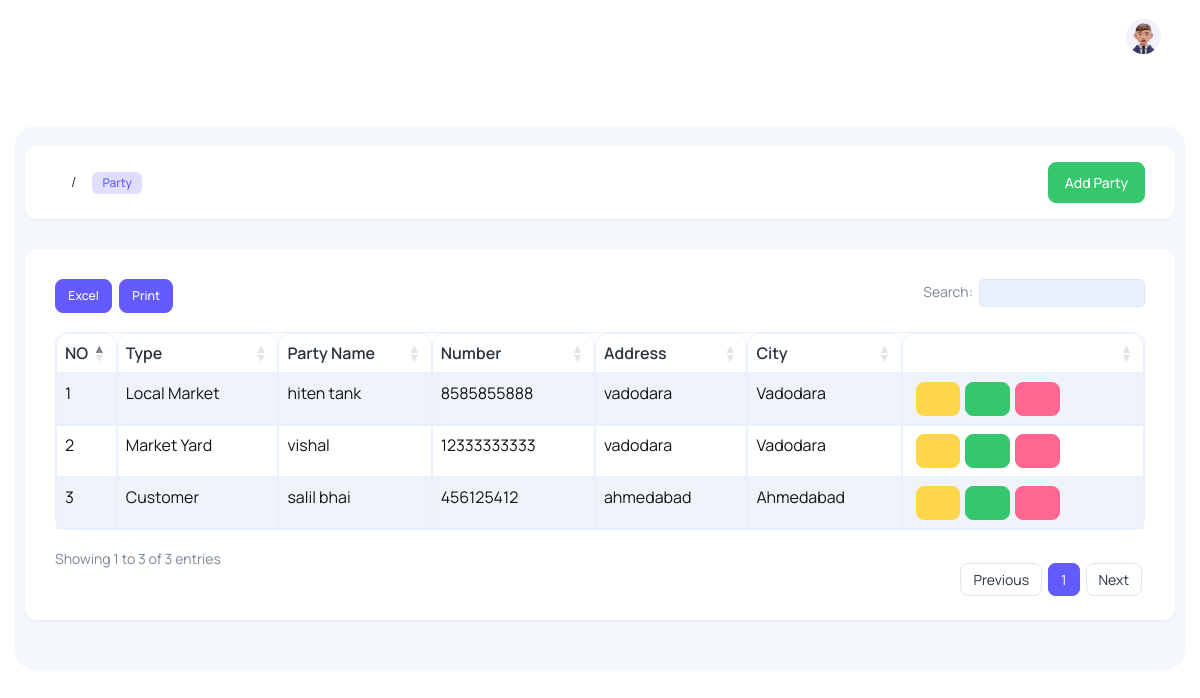
/Party (signed in), run on the app's committed database.
### main/models.py (models this page shows)
class PartyModel(models.Model):
    user = models.CharField(max_length=100,null=True, blank=True)
    PartyName = models.CharField(max_length=100)
    Number = models.CharField(max_length=100, null=True, blank=True)
    Address = models.TextField()
    GSTNo = models.CharField(max_length=100)
    Email = models.CharField(max_length=100, null=True, blank=True)
    City = models.CharField(max_length=100, null=True, blank=True)
    Type = models.CharField(max_length=100,null=True, blank=True)
    TypeofPayment = models.CharField(max_length=100,null=True, blank=True)
    Debited = models.CharField(default='0',max_length=100,null=True, blank=True)
    Cedited = models.CharField(default='0',max_length=100,null=True, blank=True)

### main/views.py (the view)
# urls.py: path('Party',views.Party,name="Party"),
@login_required(login_url='Login')
def Party(request):
    if is_admin(request.user):
        data=PartyModel.objects.filter(user=request.user)
        return render(request,'admin/party.html',{'data':data})
    if is_user(request.user):
        data=PartyModel.objects.filter(user=request.user)
        return render(request,'party.html',{'data':data})

### main/views.py (called while the page is built)
def is_admin(user):
    data=User.objects.filter(is_superuser=True)
    for i in data:
        if str(i.username) == str(user):
            return True

### main/templates/admin/party.html (shortened to what this page needs)
﻿{% extends 'admin/main.html' %}
{% load static %}
{% block content %}
<div class="body-wrapper">
  <div class="container-fluid" style="margin-top: 20px !important;">
    <div class="card card-body py-3">
      <div class="row align-items-center">
        <div class="col-12">
          <div class="d-flex align-items-center justify-space-between">
            <nav aria-label="breadcrumb" class="">
              <ol class="breadcrumb">
                <li class="breadcrumb-item" aria-current="page">
                  <span class="badge fw-medium fs-2 bg-primary-subtle text-primary">
                    Party
                  </span>
                </li>
              </ol>
            </nav>
            <nav aria-label="breadcrumb" class="ms-auto">
              <ol class="breadcrumb">
                <a href="AddParty" class="btn btn-success">Add Party</a>
              </ol>
            </nav>
          </div>
        </div>
      </div>
    </div>
    <div class="datatables">
      <div class="card">
        <div class="card-body">
          <div class="table-responsive">
            <table id="file_export" class="table table-striped table-bordered display text-nowrap">
              <thead>
                <tr>
                  <th>NO</th>
                  <th>Type</th>
                  <th>Party Name</th>
                  <th>Number</th>
                  <th>Address</th>
                  <th>City</th>
                  <th></th>
                </tr>
              </thead>
              <tbody>
                {% for i in data %}
                <tr>
                  <td>{{forloop.counter}}</td>
                  <td>{{i.Type}}</td>
                  <td>{{i.PartyName}}</td>
                  <td>{{i.Number}}</td>
                  <td>{{i.Address}}</td>
                  <td>{{i.City}}</td>
                  <td>
                    <a class="btn btn-warning mr-3" href="/PartyDetails/{{i.id}}" style="margin-left: 5px;"><i class='ti ti-view-360'></i></a><a class="btn btn-success mr-3" href="/EditParty/{{i.id}}" style="margin-left: 5px;"><i class='ti ti-pencil'></i></a><a href="DeleteParty/{{i.id}}" style="margin-left: 5px;" class="btn btn-danger"><i class='ti ti-trash'></i></a>
                  </td>
                </tr>
                {% endfor %}
            </table>
          </div>
        </div>
      </div>
    </div>
  </div>
</div>
{% endblock content %}

### main/templates/admin/main.html (style rules this page uses)
.table-bordered { border: 0.5px solid #E8F0FE !important; box-shadow: #E8F0FE; color: black !important; }
table { border-radius: 12px !important; }
thead { border-radius: 12px !important; border-radius: 12px !important; }
th { border: 0.5px solid #E8F0FE !important; padding: 8px !important; border-top-left-radius: 12px !important; border-top-right-radius: 12px !important; }
td { border: 0.5px solid #E8F0FE !important; padding: 8px !important; color: rgb(20, 20, 20) !important; }
tbody { border-bottom-left-radius: 12px !important; border-bottom-right-radius: 12px !important; }

### data on the page
PartyModel: Type "Local Market", PartyName "hiten tank", Number "8585855888", Address "vadodara", City "Vadodara"
PartyModel: Type "Market Yard", PartyName "vishal", Number "12333333333", Address "vadodara", City "Vadodara"
PartyModel: Type "Customer", PartyName "salil bhai", Number "456125412", Address "ahmedabad", City "Ahmedabad"
